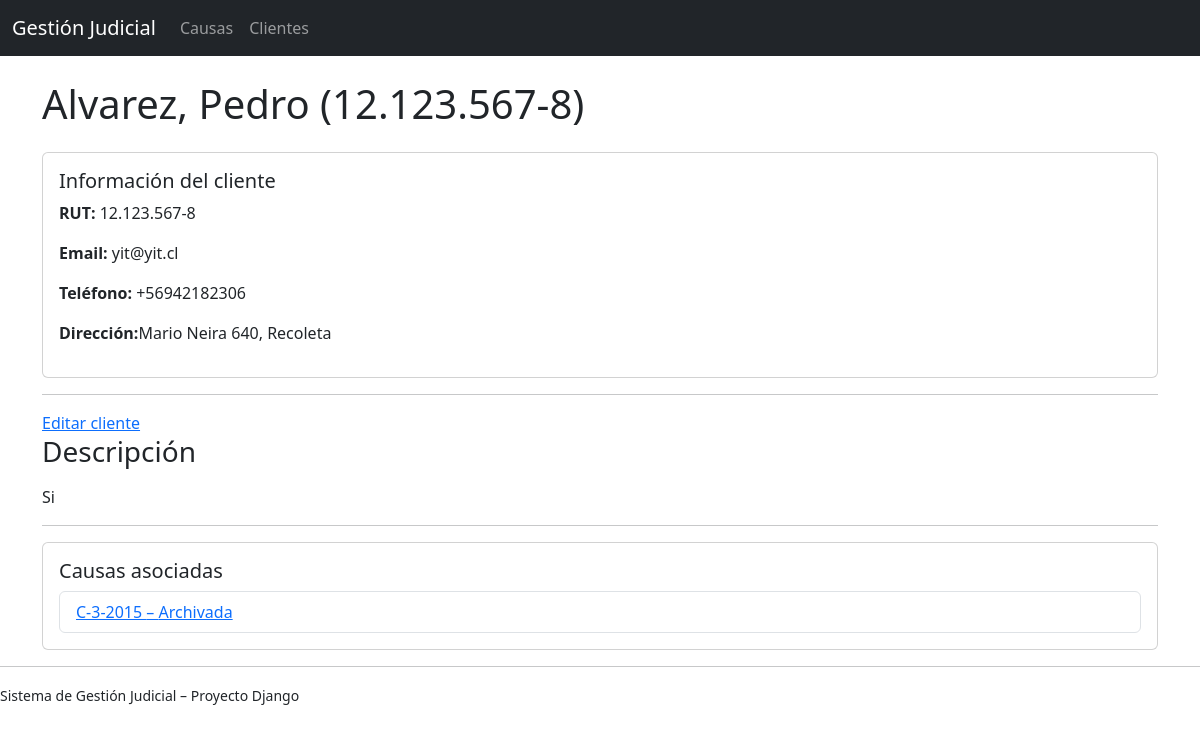
Screenshot of /clientes/2/ with the database file from the repository.
### clientes/models.py (models this page shows)
class Cliente(models.Model):
    nombres = models.CharField(max_length=100)
    apellidos = models.CharField(max_length=100)
    rut = models.CharField(max_length=12, unique=True)
    direccion = models.CharField(max_length=255, blank=True)
    telefono = models.CharField(max_length=20, blank=True)
    email = models.EmailField(blank=True)
    descripcion = models.TextField(blank=True)
    activo = models.BooleanField(default=True)
    fecha_creacion = models.DateTimeField(auto_now_add=True)
    class Meta:
        ordering = ['apellidos', 'nombres']
    def __str__(self):
        return f"{self.apellidos}, {self.nombres} ({self.rut})"

### causas/models.py (models this page shows)
class Causa(models.Model):
    competencia = models.CharField(
        max_length=2,
        choices=Competencia.choices
    )
    corte = models.CharField(
        max_length=100,
        blank=True,
        help_text="Solo para causas que no sean de Corte Suprema"
    )
    tribunal = models.CharField(max_length=150)
    tipo_causa = models.CharField(
        max_length=5,
        help_text="Letra del rol de la causa (Ej: C, R, T, etc.)"
    )
    rol = models.PositiveIntegerField()
    anio = models.PositiveIntegerField()
    cliente = models.ForeignKey(
        Cliente,
        on_delete=models.PROTECT,
        related_name='causas'
    )
    descripcion = models.TextField(blank=True)
    estado = models.CharField(
        max_length=3,
        choices=EstadoCausa.choices,
        default=EstadoCausa.ACTIVA
    )
    fecha_creacion = models.DateTimeField(auto_now_add=True)
    fecha_actualizacion = models.DateTimeField(auto_now=True)
    class Meta:
        unique_together = ('tipo_causa', 'rol', 'anio', 'tribunal')
        ordering = ['-anio', 'tipo_causa', 'rol']
    def __str__(self):
        return f"{self.tipo_causa}-{self.rol}-{self.anio}"

### clientes/views.py (the view)
# urls.py: path('<int:pk>/', views.ClienteDetailView.as_view(), name='detalle'),
class ClienteDetailView(DetailView):
    model = Cliente
    template_name = 'clientes/cliente_detail.html'
    context_object_name = 'cliente'
    def get_context_data(self, **kwargs):
        context = super().get_context_data(**kwargs)
        context['causas'] = self.object.causas.all().order_by('-anio')
        return context

### clientes/templates/clientes/cliente_detail.html (shortened to what this page needs)
{% extends 'base.html' %}
{% block content %}
<h1 class="mb-4">{{ cliente }}</h1>
<div class="card mb-3">
  <div class="card-body">
    <h5 class="card-title">Información del cliente</h5>
    <p><strong>RUT:</strong> {{ cliente.rut }}</p>
    <p><strong>Email:</strong> {{ cliente.email }}</p>
    <p><strong>Teléfono:</strong> {{ cliente.telefono }}</p>
    <p><strong>Dirección:</strong>{{ cliente.direccion }}</p>
  </div>
</div>
<hr>
<a href="{% url 'clientes:editar' object.pk %}">Editar cliente</a>
<section>
    <h3>Descripción</h3>
    <p>{{ cliente.descripcion|linebreaks }}</p>
</section>
<hr>
<div class="card">
  <div class="card-body">
    <h5 class="card-title">Causas asociadas</h5>
    {% if causas %}
        <ul class="list-group">
            {% for causa in causas %}
                <li class="list-group-item">
                    <a href="{% url 'causas:detalle' causa.pk %}">
                        {{ causa }} – {{ causa.get_estado_display }}
                    </a>
                </li>
            {% endfor %}
        </ul>
    {% else %}
        <p class="text-muted">Este cliente no tiene causas asociadas.</p>
    {% endif %}
  </div>
</div>
{% endblock %}

### rows the page displays
Cliente: apellidos+nombres+rut "Alvarez, Pedro (12.123.567-8)", rut "12.123.567-8", email "yit@yit.cl", telefono "+56942182306", direccion "Mario Neira 640, Recoleta", descripcion "Si"
Causa: tipo_causa+rol+anio "C-3-2015", estado "Archivada"
